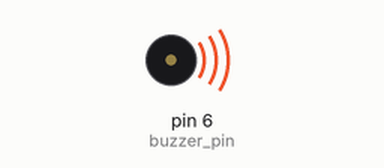
Simulated run of this sketch. Board: Arduino Uno, built with avr-gcc and run on an emulated ATmega328P. On the bench: buzzer (waves = sounding, pin HIGH).

Above: at 0.5 s.
Timing chart, 0 to 4.6 s (numbered marks = the images above):
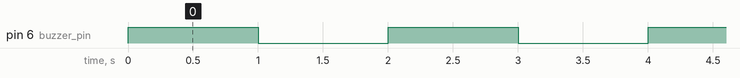

Measured:
- by itself, pin 6 (buzzer_pin): alternates HIGH for 1.0 s and LOW for 1.0 s

The sketch:

active_buzzer.ino
```cpp
int buzzer_pin = 6;

void setup(){
    pinMode(buzzer_pin,OUTPUT);
}

void loop(){
    digitalWrite(buzzer_pin,HIGH);
    delay(1000);
    digitalWrite(buzzer_pin,LOW);
    delay(1000);
}
```
